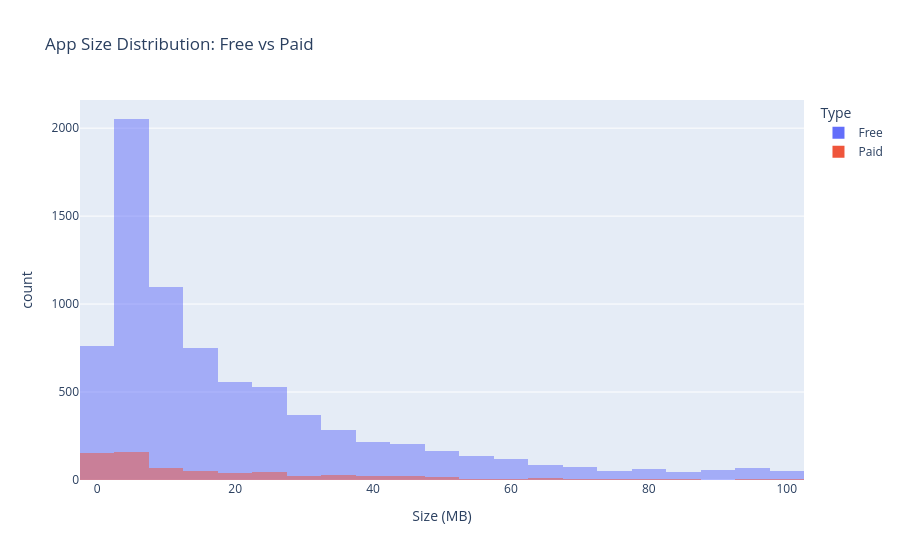

This figure's notebook cell:
### Markdown cell above
#### How are app sizes distributed, and does that differ between Free and Paid apps?

### Code cell
fig = px.histogram(
     df, x='Size', color='Type', barmode='overlay', 
        nbins=40, title='App Size Distribution: Free vs Paid',
       labels={'Size': 'Size (MB)'}
       )

fig.show()

### Figure 1 — Plotly figure (JSON) as saved in the notebook; plotly's stock layout.template omitted (floating-point values rounded to 4 significant figures; data arrays with more than 128 entries replaced by an {"elided": "..."} marker saying what was removed)
{"data": [{"bingroup": "x", "hovertemplate": "Type=Free<br>Size (MB)=%{x}<br>count=%{y}<extra></extra>", "legendgroup": "Free", "marker": {"color": "#636efa", "opacity": 0.5, "pattern": {"shape": ""}}, "name": "Free", "nbinsx": 40, "orientation": "v", "showlegend": true, "type": "histogram", "x": {"elided": "8895 float values"}, "xaxis": "x", "yaxis": "y"}, {"bingroup": "x", "hovertemplate": "Type=Paid<br>Size (MB)=%{x}<br>count=%{y}<extra></extra>", "legendgroup": "Paid", "marker": {"color": "#EF553B", "opacity": 0.5, "pattern": {"shape": ""}}, "name": "Paid", "nbinsx": 40, "orientation": "v", "showlegend": true, "type": "histogram", "x": {"elided": "753 float values"}, "xaxis": "x", "yaxis": "y"}], "layout": {"barmode": "overlay", "legend": {"title": {"text": "Type"}, "tracegroupgap": 0}, "title": {"text": "App Size Distribution: Free vs Paid"}, "xaxis": {"anchor": "y", "domain": [0, 1], "title": {"text": "Size (MB)"}}, "yaxis": {"anchor": "x", "domain": [0, 1], "title": {"text": "count"}}}}
